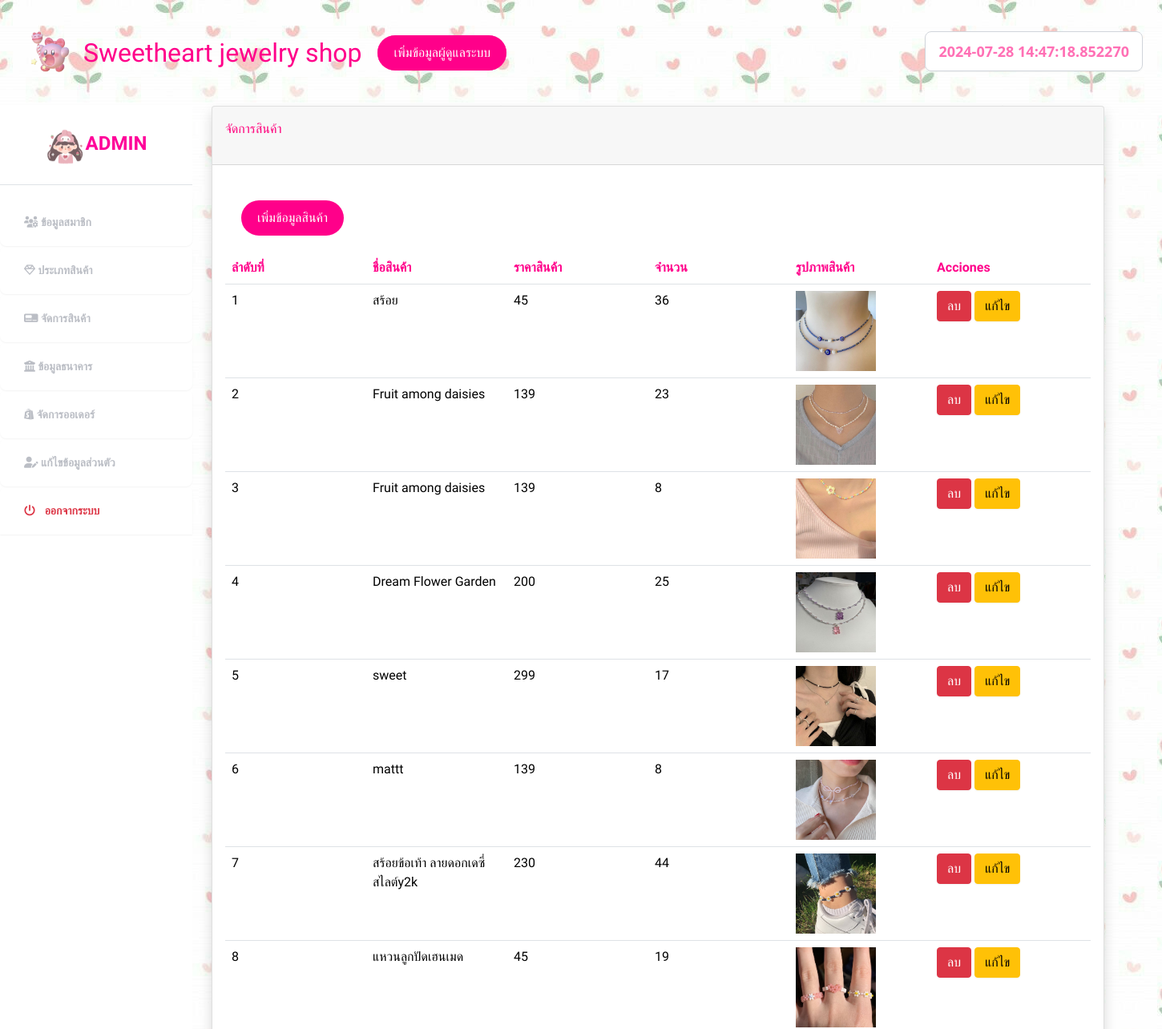
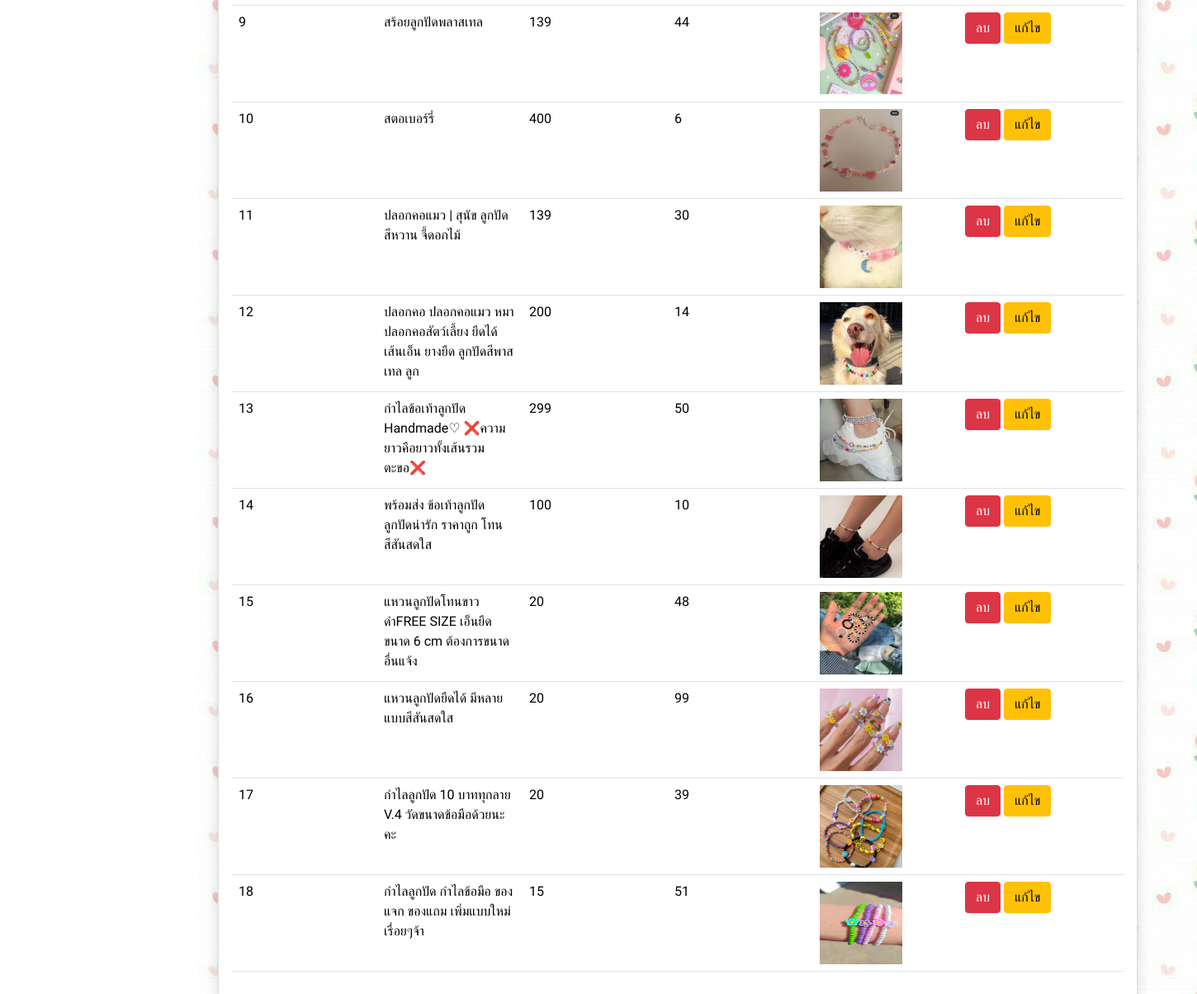
/ad_home.php (signed in), run on the app's committed database (2 pictures, top to bottom).
### tables this page shows
CREATE TABLE `product` (
  `id_pro` int(20) NOT NULL COMMENT 'รหัสสินค้า',
  `name_pro` varchar(80) NOT NULL COMMENT 'ชื่อสินค้า',
  `type_id` int(20) NOT NULL COMMENT 'รหัสประเภทสินค้า',
  `price_pro` int(5) NOT NULL COMMENT 'ราคาสินค้า',
  `num_pro` int(10) NOT NULL COMMENT 'จำนวนสินค้า',
  `details` varchar(1000) NOT NULL COMMENT 'รายระเอียดสินค้า',
  `image` varchar(255) NOT NULL COMMENT 'ชื่อไฟล์รูป'
);

### ad_home.php (the view, shortened to what this page needs)
<!DOCTYPE html>
<html lang="en">
<head>
    <link href="https://cdn.jsdelivr.net/npm/bootstrap@5.2.3/dist/css/bootstrap.min.css" rel="stylesheet">
    <link rel="stylesheet" href="https://cdnjs.cloudflare.com/ajax/libs/font-awesome/6.4.0/css/all.min.css"/>
    <link rel="stylesheet" href="stylenav.css" />
</head>
  <body background="ad_image/33.jpg" >
<?php include ('ad_nav.php') ?>
                <main>
                <div class="table-responsive-xxl">
                    <div class="container">
                    <div class="card shadow">
                      <div class="card-header py-3" style="color: rgb(255,8,122);">
                          <p  style="color:#ff007b;">จัดการสินค้า</p>
                      </div>
                      <div class="card-body" style="color: var(--bs-gray-900);background: #ffffff;">
                          <div id="dataTable" class="table-responsive table mt-2" role="grid" aria-describedby="dataTable_info">
                            <table id="dataTable" class="table my-0">
                            <button class="btn-5" onclick="document.location='ad_add.php'">เพิ่มข้อมูลสินค้า</button>
                            <thead style="color: #000000;">
                              <tr style="color: #000000;">
                                <th style="color: #ff008a;">ลำดับที่</th>
                                <th style="color: #ff008a;">ชื่อสินค้า</th>
                                <th style="color: #ff008a;">ราคาสินค้า</th>
                                <th style="color: #ff008a;">จำนวน</th>
                                <th style="color: #ff008a;">รูปภาพสินค้า</th>
                                <th style="color: #ff008a; width: 200px;">Acciones</th>
                              </tr>
                          </thead>
                          <tbody style="color: #000000;">
                              <tr style="color: #000000;">
                              <?php
                                  include("connect.php");
                                  $sql = "SELECT * FROM product ORDER BY id_pro";
                                  $result = $conn -> query($sql);
                                  $n=1;
                                  while($data = $result->fetch_assoc()) {
                              ?>
                              <tr>
                                  <td><?php echo $n++;?></td>
                                  <td><?php echo $data['name_pro'];?></td>
                                  <td><?php echo $data['price_pro'];?></td>
                                  <td><?php echo $data['num_pro'];?></td>
                                  <td><img src = "img/<?php echo $data['image'];?>"width="100px" height="100px"></td>
                                  <td><a href="ad_del_cus.php?id_pro=<?php echo $data["id_pro"];?>" class="btn btn-danger" onclick="return confirm('จะลบเค้าหย๋อออ?')">ลบ</a>
                                  <a href="ad_edit.php?id_pro=<?php echo $data["id_pro"];?>" class="btn btn-warning"  >แก้ไข</a></td>
                              </tr>
                              <?php
                                    }
                              ?>
                          </tbody>
                        </table>
                    </div>
                </div>
                </main>
</body>
</html>

### stylenav.css (style rules this page uses)
:root { --main-bg-color: #009d63; --main-text-color: #FF0099; --second-text-color: #bbbec5; --second-bg-color: #FFFF99; }

### ad_home.php (style rules this page uses)
table { display: block; }
td { width: 11em; }
body { font-family: 'Mali', cursive ; color:#FF99CC; }
button { padding: 1px 50px; font-size: 1.5rem; cursor: pointer; border: 0px; background: transparent; position: relative; margin: 20px; transition: all 0.25s ease; }
.btn-5 { padding: 10px 20px; font-size: 1.0rem; color: #fff; overflow: hidden; background-color: #ff008a; border-radius: 30px; box-shadow: 0px -0px 0px 0px rgba(204, 102, 153, 0.5), 0px 0px 0px 0px rgba(204, 102, 204, 0.5); }
.btn-5::after { content: ""; width: 400px; height: 400px; position: absolute; top: -50px; left: -100px; background-color: #FF3399; background-image: linear-gradient(#FF99CC 25%, #FF6699 25%, #FF6699 50%); z-index: -1; transition: all 0.25s ease; }
a { background-color: #FFFFFF; border: 1px solid rgb(209,213,219); border-radius: .5rem; color: #111827; font-family: ui-sans-serif,system-ui,-apple-system,system-ui,"Segoe UI",Roboto,"Helvetica Neue",Arial,"Noto Sans",sans-serif,"Apple Color Emoji","Segoe UI Emoji","Segoe UI Symbol","Noto Color Emoji"; font-size: .875rem; font-weight: 600; line-height: 1.25rem; padding: .75rem 1rem; text-align: center; -webkit-box-shadow: 0 1px 2px 0 rgba(0, 0, 0, 0.05); box-shadow: 0 1px 2px 0 rgba(0, 0, 0, 0.05); cursor: pointer; -moz-user-select: none; -ms-user-select: none; user-select: none; -webkit-user-select: none; -ms-touch-action: manipulation; touch-action: manipulation; }

### ad_nav.php (style rules this page uses)
body { font-family: 'Mali', cursive ; }
button { padding: 1px 50px; font-size: 1.5rem; cursor: pointer; border: 0px; background: transparent; position: relative; margin: 20px; transition: all 0.25s ease; }
.btn-5 { padding: 10px 20px; font-size: 1.0rem; color: #fff; overflow: hidden; background-color: #ff008a; border-radius: 30px; box-shadow: 0px -0px 0px 0px rgba(204, 102, 153, 0.5), 0px 0px 0px 0px rgba(204, 102, 204, 0.5); }
.btn-5::after { content: ""; width: 400px; height: 400px; position: absolute; top: -50px; left: -100px; background-color: #FF3399; background-image: linear-gradient(#FF99CC 25%, #FF6699 25%, #FF6699 50%); z-index: -1; transition: all 0.25s ease; }

### data on the page
product: name_pro "สร้อย", price_pro "45", num_pro "36", image (picture)
product: name_pro "Fruit among daisies", price_pro "139", num_pro "23", image (picture)
product: name_pro "Fruit among daisies", price_pro "139", num_pro "8", image (picture)
product: name_pro "Dream Flower Garden", price_pro "200", num_pro "25", image (picture)
product: name_pro "sweet", price_pro "299", num_pro "17", image (picture)
product: name_pro "mattt", price_pro "139", num_pro "8", image (picture)
product: name_pro "สร้อยข้อเท้า ลายดอกเดซี่ สไลต์y2k", price_pro "230", num_pro "44", image (picture)
product: name_pro "แหวนลูกปัดเฮนเมด", price_pro "45", num_pro "19", image (picture)
product: name_pro "สร้อยลูกปัดพลาสเทล", price_pro "139", num_pro "44", image (picture)
product: name_pro "สตอเบอร์รี่", price_pro "400", num_pro "6", image (picture)
product: name_pro "ปลอกคอแมว | สุนัข ลูกปัดสีหวาน จี้ดอกไม้", price_pro "139", num_pro "30", image (picture)
product: name_pro "ปลอกคอ ปลอกคอแมว หมา ปลอกคอสัตว์เลี้ยง ยืดได้ เส้นเอ็น ยางยืด ลูกปัดสีพาสเทล ลูก", price_pro "200", num_pro "14", image (picture)
product: name_pro "กำไลข้อเท้าลูกปัด Handmade♡ ❌ความยาวคือยาวทั้งเส้นรวมตะขอ❌", price_pro "299", num_pro "50", image (picture)
product: name_pro "พร้อมส่ง ข้อเท้าลูกปัด ลูกปัดน่ารัก ราคาถูก โทนสีสันสดใส", price_pro "100", num_pro "10", image (picture)
product: name_pro "แหวนลูกปัดโทนขาวดำFREE SIZE เอ็นยืดขนาด 6 cm ต้องการขนาดอื่นแจ้ง", price_pro "20", num_pro "48", image (picture)
product: name_pro "แหวนลูกปัดยืดได้ มีหลายแบบสีสันสดใส", price_pro "20", num_pro "99", image (picture)
product: name_pro "กำไลลูกปัด 10 บาททุกลาย V.4 วัดขนาดข้อมือด้วยนะคะ", price_pro "20", num_pro "39", image (picture)
product: name_pro "กำไลลูกปัด กำไลข้อมือ ของแจก ของแถม เพิ่มแบบใหม่เรื่อยๆจ้า", price_pro "15", num_pro "51", image (picture)

### other printed values
$_SESSION['user'] "2024-07-28 14:47:18.852270"
